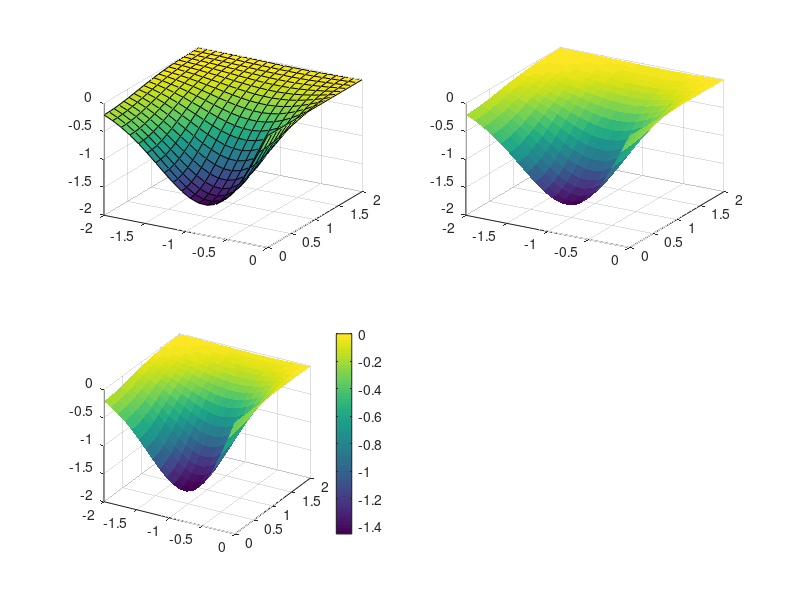

Reproduce this figure in MATLAB.
points=linspace(-2,0,20);
[X,Y] = meshgrid(points,-points);
Z=2./exp((X-.5).^2+Y.^2)-2./exp((X+.5).^2+Y.^2);
subplot(2,2,1)
surf(X,Y,Z)
view(30,30);
shading faceted;
subplot(2,2,2)
surf(X,Y,Z)
view(30,30);
shading flat;
subplot(2,2,3)
surf(X,Y,Z)
view(30,30);
shading interp;
colorbar;